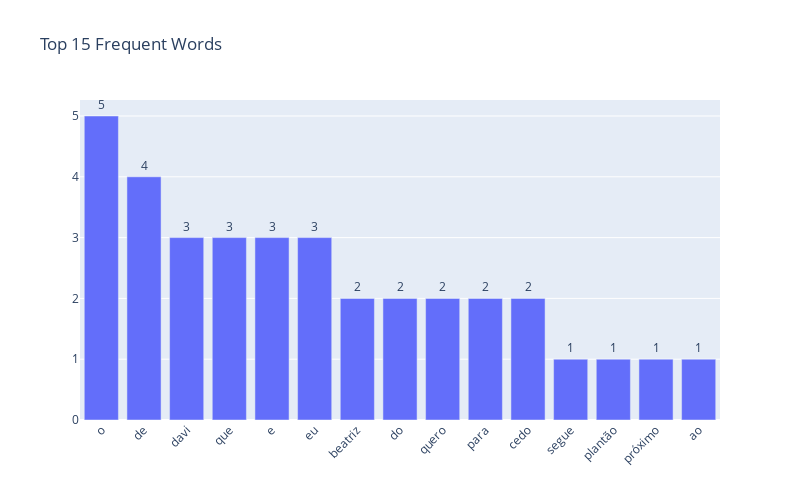

Notebook code cell kept with this figure:
### Code cell
text = """Davi segue de plantão próximo ao Big Fone. O motorista de aplicativo conversa com Beatriz, que questiona o que levou à desclassificação de Wanessa. O brother dá sua versão sobre o assunto e relata os acontecimentos da madrugada do último sábado (2).
Davi, o que aconteceu de fato?, pergunta Beatriz. Eu não quero nem falar. Eu estava aqui na Festa e saí para dormir cedo. Eu falei assim: 'Poxa, vou sair para deitar cedo, amanhã é Prova do Anjo e quero acordar bem descansado', inicia Davi."""

ploting_most_frequent_woords_bar(counting_tokens(tokenizing_regex(text)))

### Figure 1 — Plotly figure (JSON) as saved in the notebook; plotly's stock layout.template omitted (floating-point values rounded to 4 significant figures)
{"data": [{"text": ["5", "4", "3", "3", "3", "3", "2", "2", "2", "2", "2", "1", "1", "1", "1"], "textposition": "outside", "type": "bar", "x": ["o", "de", "davi", "que", "e", "eu", "beatriz", "do", "quero", "para", "cedo", "segue", "plantão", "próximo", "ao"], "y": [5, 4, 3, 3, 3, 3, 2, 2, 2, 2, 2, 1, 1, 1, 1]}], "layout": {"autosize": false, "height": 500, "title": {"text": "Top 15 Frequent Words"}, "width": 800, "xaxis": {"tickangle": -45}}}
